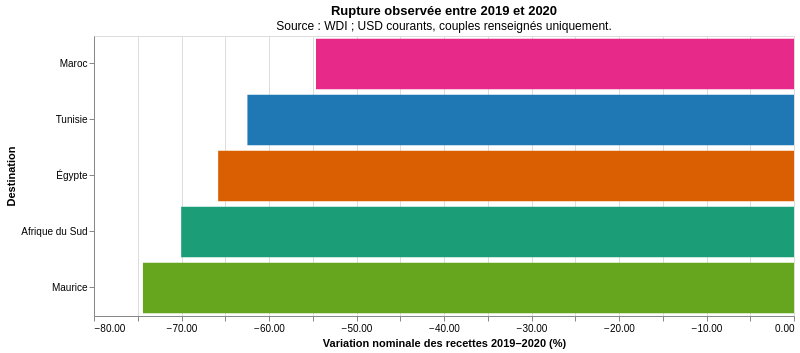

Notebook cell for this chart:
### Markdown cell above
### 5.4 Rupture de 2020

**Question :** quelle rupture observe-t-on entre 2019 et 2020 quand les deux montants sont renseignés ?

`variation_absolue = receipts_2020 - receipts_2019` en USD courants ; `variation_pct = (receipts_2020 / receipts_2019 - 1) × 100`. Le dénominateur 2019 doit être strictement positif. Un éventuel zéro observé en 2020 resterait une valeur valide ; il ne serait jamais créé à partir d'une absence. Les couples incomplets restent « Non calculable ».

### Code cell
receipts_break = receipts_wide.reindex(columns=[2019, 2020]).rename(columns={
    2019: "receipts_2019", 2020: "receipts_2020",
}).copy()
receipts_break_cols = ["receipts_2019", "receipts_2020"]
receipts_break_valid = receipts_break[receipts_break_cols].notna().all(axis=1) & receipts_break["receipts_2019"].gt(0)
receipts_break["variation_absolue"] = np.nan
receipts_break["variation_pct"] = np.nan
receipts_break.loc[receipts_break_valid, "variation_absolue"] = receipts_break.loc[receipts_break_valid, "receipts_2020"] - receipts_break.loc[receipts_break_valid, "receipts_2019"]
receipts_break.loc[receipts_break_valid, "variation_pct"] = (receipts_break.loc[receipts_break_valid, "receipts_2020"] / receipts_break.loc[receipts_break_valid, "receipts_2019"] - 1) * 100
receipts_break["statut"] = receipts_break_valid.map({True: "Calculable", False: "Non calculable"})
receipts_break["raison"] = [
    "Couple renseigné, référence 2019 positive" if valid else
    "Valeur 2019 ou 2020 manquante" if row[receipts_break_cols].isna().any() else
    "Référence 2019 non positive"
    for (_, row), valid in zip(receipts_break.iterrows(), receipts_break_valid)
]
receipts_break = receipts_break.reset_index()
show_receipts_table(receipts_break, amounts=receipts_break_cols + ["variation_absolue"], percentages=["variation_pct"])
receipts_break_plot = receipts_break.loc[receipts_break["statut"].eq("Calculable")]
receipts_bar(receipts_break_plot, "variation_pct", "Variation nominale des recettes 2019–2020 (%)",
             "Rupture observée entre 2019 et 2020",
             "Source : WDI ; USD courants, couples renseignés uniquement.", percentage=True)

### Figure 1 — Vega-Lite specification as saved in the notebook (floating-point values rounded to 4 significant figures)
{"config": {"view": {"continuousWidth": 300, "continuousHeight": 300}}, "data": {"name": "data-d511a48e7a2a59a2d7a1eb778bd2d719"}, "mark": {"type": "bar"}, "encoding": {"color": {"field": "destination", "legend": null, "scale": {"domain": ["Afrique du Sud", "Égypte", "Kenya", "Maroc", "Maurice", "Tanzanie", "Tunisie"], "range": ["#1b9e77", "#d95f02", "#7570b3", "#e7298a", "#66a61e", "#a6761d", "#1f78b4"]}, "type": "nominal"}, "tooltip": [{"field": "destination", "title": "Destination", "type": "nominal"}, {"field": "variation_pct", "format": ".2f", "title": "Variation nominale des recettes 2019–2020 (%)", "type": "quantitative"}], "x": {"axis": {"format": ".2f"}, "field": "variation_pct", "title": "Variation nominale des recettes 2019–2020 (%)", "type": "quantitative"}, "y": {"field": "destination", "sort": "-x", "title": "Destination", "type": "nominal"}}, "height": 280, "title": {"text": "Rupture observée entre 2019 et 2020", "subtitle": "Source : WDI ; USD courants, couples renseignés uniquement."}, "width": 700, "$schema": "https://vega.github.io/schema/vega-lite/v6.1.0.json", "datasets": {"data-d511a48e7a2a59a2d7a1eb778bd2d719": [{"destination": "Afrique du Sud", "receipts_2019": 9064000000.0, "receipts_2020": 2716000000.0, "variation_absolue": -6348000000.0, "variation_pct": -70.04, "statut": "Calculable", "raison": "Couple renseigné, référence 2019 positive"}, {"destination": "Égypte", "receipts_2019": 14260000000.0, "receipts_2020": 4874000000.0, "variation_absolue": -9382000000.0, "variation_pct": -65.81, "statut": "Calculable", "raison": "Couple renseigné, référence 2019 positive"}, {"destination": "Maroc", "receipts_2019": 9949000000.0, "receipts_2020": 4514000000.0, "variation_absolue": -5435000000.0, "variation_pct": -54.63, "statut": "Calculable", "raison": "Couple renseigné, référence 2019 positive"}, {"destination": "Maurice", "receipts_2019": 2024000000.0, "receipts_2020": 518000000.0, "variation_absolue": -1506000000.0, "variation_pct": -74.41, "statut": "Calculable", "raison": "Couple renseigné, référence 2019 positive"}, {"destination": "Tunisie", "receipts_2019": 2683000000.0, "receipts_2020": 1007000000.0, "variation_absolue": -1676000000.0, "variation_pct": -62.47, "statut": "Calculable", "raison": "Couple renseigné, référence 2019 positive"}]}}
